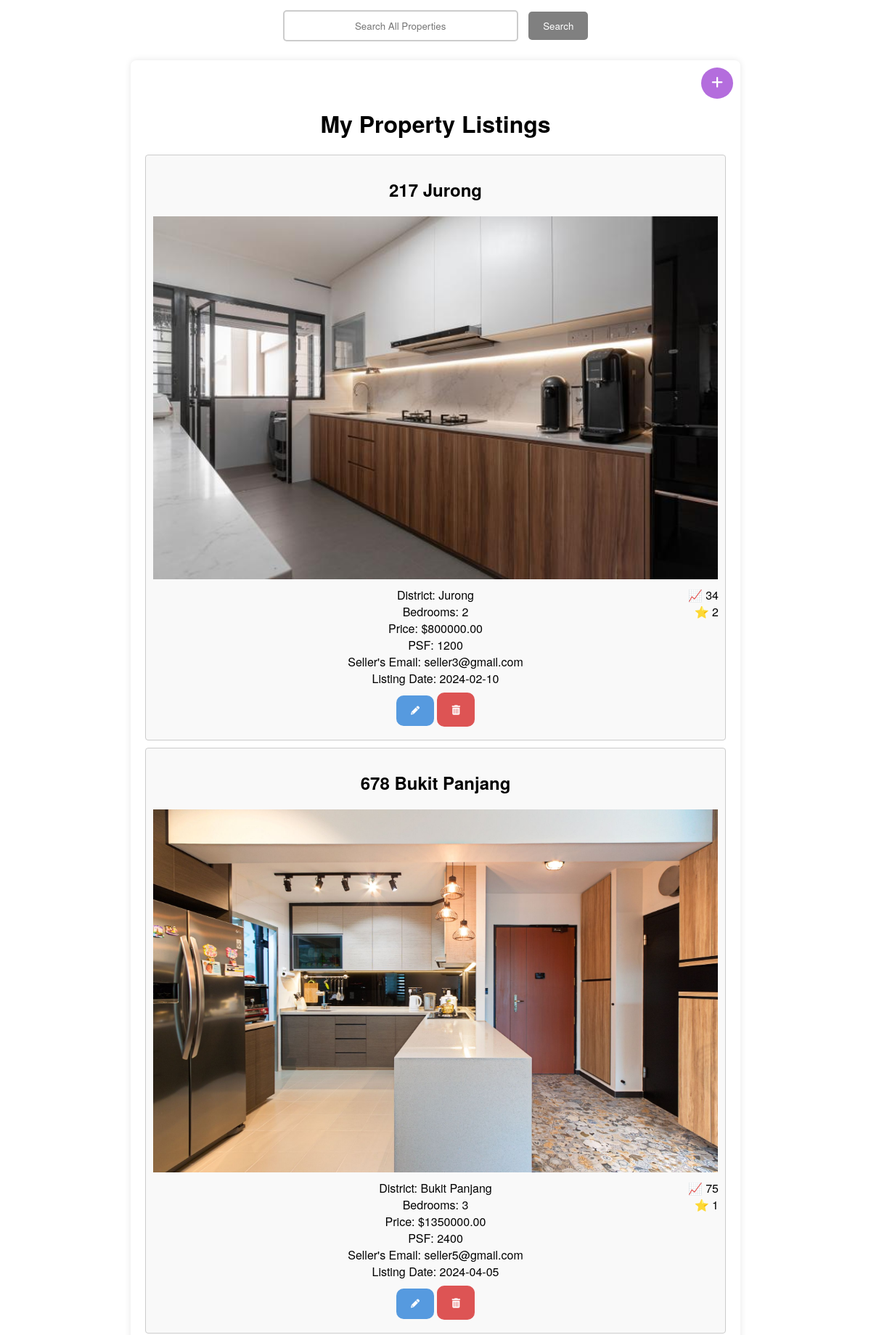
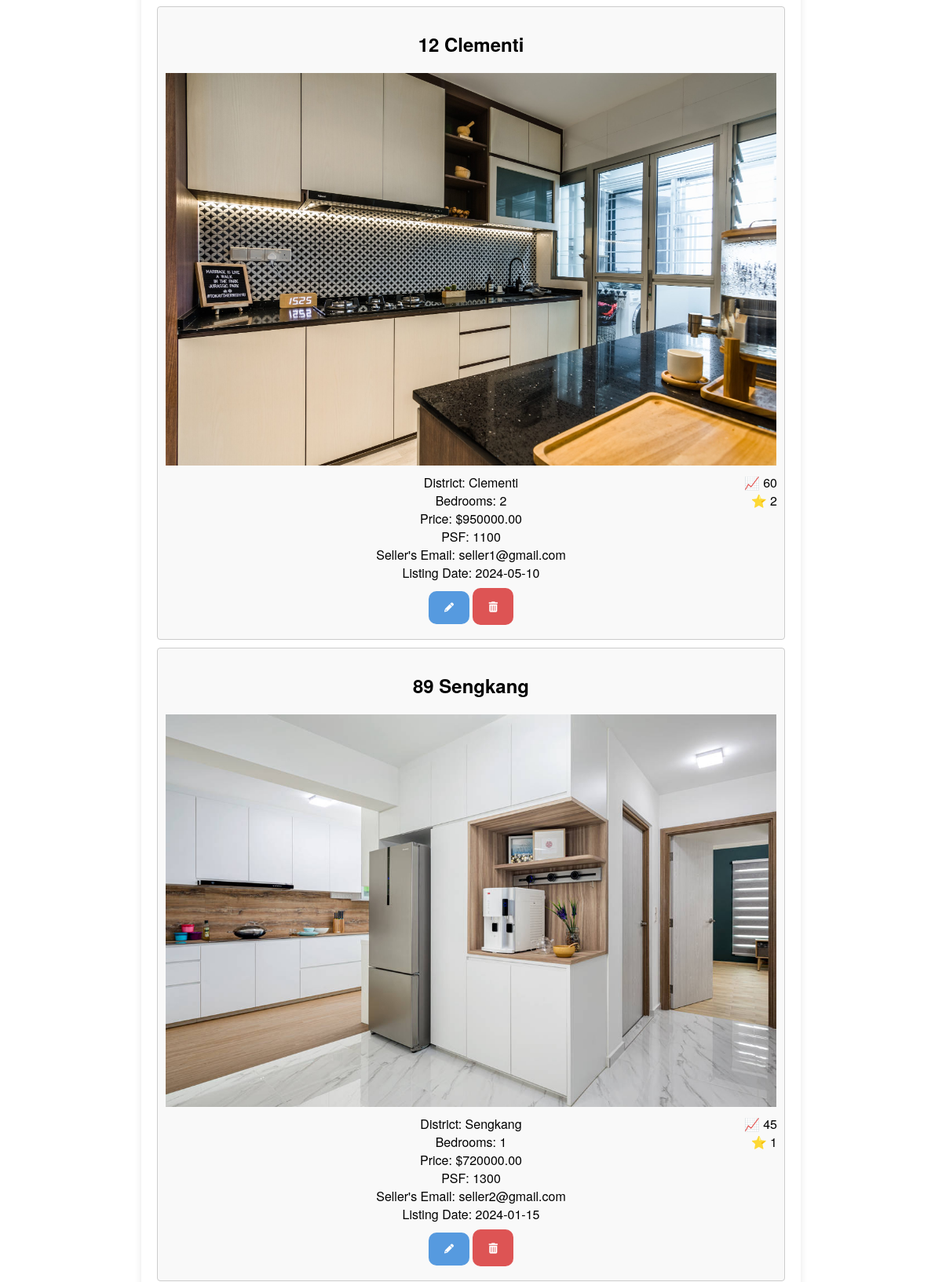
Screenshot of /REA_properties (signed in, upper part) with the database file from the repository (2 pictures, top to bottom).
### app/entity/models.py (models this page shows, shortened)
class Property(Base):
    __tablename__ = "Property"
    ID = Column(Integer, primary_key=True)
    user_id = Column(Integer)
    propertyname = Column(String)
    propertytype = Column(String)
    district = Column(String)
    bedroom_no = Column(Integer)
    price = Column(Float)
    psf = Column(Integer)
    selleremail = Column(String)
    listing_date = Column(Date)
    date_sold = Column(Date)
    image_url = Column(String)
    sold = Column(Boolean)
    view_count = Column(Integer, default=0)
    saves = Column(Integer, default=0)
    def get_property_id(self):
        return self.ID
    def get_REAproperties(user_id):
        properties = session.query(Property).filter_by(user_id=user_id).all()
        return properties

### app/boundary/propertyBoundary.py (the view)
    @propBP.route('/REA_properties')
    def REA_view_properties():
        result = loginController.dashboard()
        user = result.get('user')
        properties = REAPropertiesController.REA_viewProperties()
        return render_template('REAgent/REA_properties.html', properties=properties,user = user)

### app/control/loginController.py (called while the page is built)
    def dashboard():
        if 'user_id' in session:
            user_id = session['user_id']
            user = User.dashboard(user_id)
            if user:
                return {'template': '/login/dashboard.html', 'user': user}
        return {'redirect': '/login'}

### app/control/propertyController.py (called while the page is built)
    def REA_viewProperties():
        try:
            user_id = flask_session['user_id']
            properties = Property.get_REAproperties(user_id)
            return properties
        except Exception as e:
            print("Error retrieving property listings:", str(e))

### app/entity/models.py (called while the page is built)
    def dashboard(user_id):
        user = session.query(User).filter_by(user_id=user_id).first()
        return user

### app/templates/REAgent/REA_properties.html (shortened to what this page needs)
<!DOCTYPE html>
<html lang="en">
<head>
    <link rel="stylesheet" href="https://cdnjs.cloudflare.com/ajax/libs/font-awesome/6.0.0-beta3/css/all.min.css">
</head>
<body>
            <div class="search-bar">
                <form id="searchForm" method="POST" action = "/searchPropertiesREA">
                    <input type="text" name="query" id="searchPlaceholder" placeholder="Search All Properties">
                    <button type="submit">Search</button>
                </form>
            </div>
    <div class="container">
        <a href="/create_property" class="create-btn"><i class="fa-solid fa-plus"></i></a>
        <br>
        <h1>My Property Listings</h1>
        <ul class="property-list">
            {% for property in properties|sort(attribute='sold') %}
            <li class="property-item">
                <h2>{{ property.propertyname }}</h2>
                {% if property.date_sold %}
                <div class="container2">
                    <img src="{{ property.image_url }}" alt="{{ property.propertyname }} image" class="property-image">
                    <div class="sold">SOLD</div>
                </div>
                {% else %}
                <img src="{{ property.image_url }}" alt="{{ property.propertyname }} image" class="property-image">
                {% endif %}
                <div class="views-saves">
                    📈 {{ property.view_count }}<br>
                    ⭐️ {{ property.saves }}
                </div>
                District: {{ property.district }}<br>
                Bedrooms: {{ property.bedroom_no }}<br>
                Price: ${{ '%.2f' | format(property.price) }}<br>
                PSF: {{ property.psf }}<br>
                Seller's Email: {{ property.selleremail }}<br>
                Listing Date: {{ property.listing_date }}<br>
                {% if property.date_sold %}
                <strong>Date Sold: {{ property.date_sold }}</strong><br>
                {% else %}
                <a href="/update_property/{{ property.get_property_id() }}" class="update-btn"><i
                        class="fa-solid fa-pencil"></i></a>
                <button class="modal-btn"
                    onclick="document.getElementById('myModal_{{ property.get_property_id() }}').style.display='block'"><i
                        class="fa-solid fa-trash-can"></i></button>
                {% endif %}
            </li>
            {% endfor %}
        </ul>
    </div>
</body>
</html>

### app/templates/REAgent/REA_properties.html (style rules this page uses)
* { font-family: "Helvetica Neue", Helvetica, Arial, sans-serif; text-align: center; }
.container { max-width: 800px; margin: 20px auto; padding: 20px; background-color: #fff; border-radius: 8px; box-shadow: 0 0 10px rgba(0, 0, 0, 0.1); position: relative; }
h1 { margin-bottom: 20px; }
.create-btn { position: absolute; top: 10px; right: 10px; font-size: 18px; font-family: sans-serif; display: inline-block; padding: 11px 14px; border: none; border-radius: 50%; cursor: pointer; background-color: #b46ddd; color: white; text-decoration: none; }
.property-list { list-style-type: none; padding: 0; }
.property-item { border: 1px solid #ccc; border-radius: 4px; padding: 10px; margin-bottom: 10px; background-color: #f9f9f9; }
.property-image { max-width: 100%; width: 800px; display: block; margin: 0 auto; height: 500px; margin-bottom: 10px; }
.views-saves { position: absolute; right: 30px; text-align: right; }
.update-btn { font-size: 12px; font-family: sans-serif; display: inline-block; padding: 14px 20px; border: none; border-radius: 10px; cursor: pointer; background-color: #569adf; color: white; text-decoration: none; }
button { padding: 14px 20px; margin: 8px 0; border: none; border-radius: 10px; cursor: pointer; background-color: #dd5454; color: white; }
.search-bar { display: flex; align-items: center; justify-content: center; margin-bottom: 20px; }
.search-bar input[type="text"] { padding: 10px; border: 2px solid #ccc; border-radius: 5px; outline: none; width: 300px; }
.search-bar button { background-color: #808080; color: #fff; border: none; border-radius: 5px; padding: 10px 20px; margin-left: 10px; cursor: pointer; }

### rows the page displays
Property: propertyname "217 Jurong", image_url (picture), view_count "34", saves "2", district "Jurong", bedroom_no "2", price "800000.00", psf "1200", selleremail "seller3@gmail.com", listing_date "2024-02-10"
Property: propertyname "678 Bukit Panjang", image_url (picture), view_count "75", saves "1", district "Bukit Panjang", bedroom_no "3", price "1350000.00", psf "2400", selleremail "seller5@gmail.com", listing_date "2024-04-05"
Property: propertyname "12 Clementi", image_url (picture), view_count "60", saves "2", district "Clementi", bedroom_no "2", price "950000.00", psf "1100", selleremail "seller1@gmail.com", listing_date "2024-05-10"
Property: propertyname "89 Sengkang", image_url (picture), view_count "45", saves "1", district "Sengkang", bedroom_no "1", price "720000.00", psf "1300", selleremail "seller2@gmail.com", listing_date "2024-01-15"
